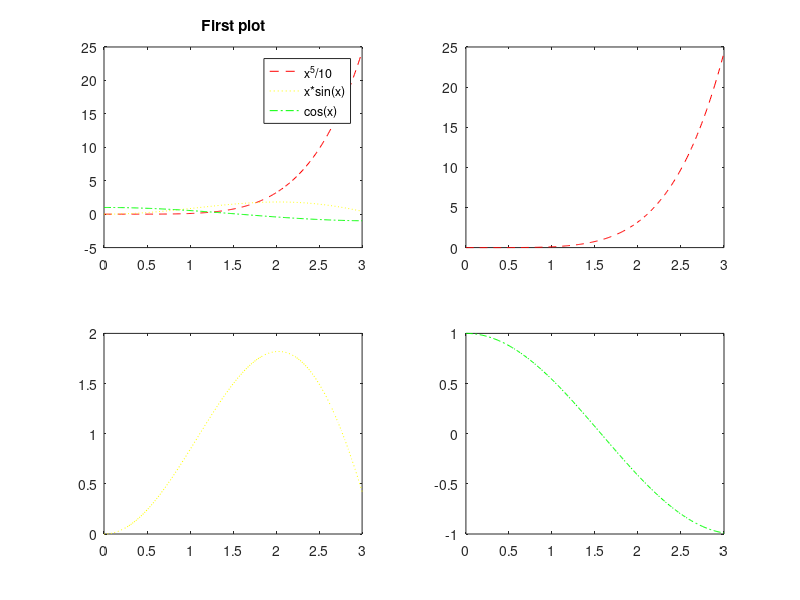

MATLAB code for this plot:
x=0:0.01:3;

y1 = x.^5/10;
y2 = x.*sin(x);
y3 = cos(x);

subplot(2,2,1);
plot(x, y1, "--r", x, y2, ":y", x, y3, "-.g");
title("First plot");
legend("x^5/10", "x*sin(x)", "cos(x)");

subplot(2,2,2);
plot(x, y1, "--r");

subplot(2,2,3);
plot(x,y2, ":y");

subplot(2,2,4);
plot(x,y3,"-.g");